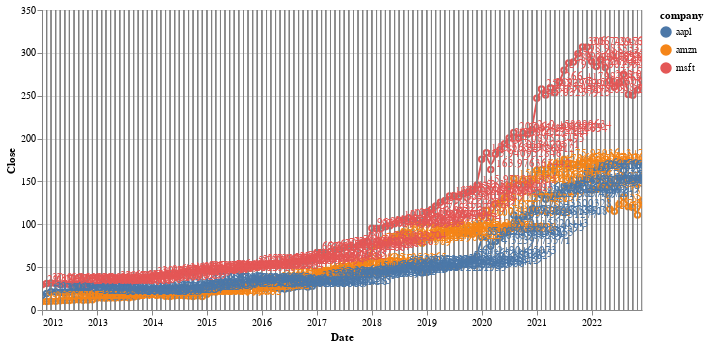

The code cell stored with this chart in its notebook:
### Markdown cell above
### Closing prices by companies

### Code cell
# selection interaction
nearest = alt.selection_single(nearest=True, on='mouseover')

# stock average monthly open value 
monthly_close_plt = alt.Chart(close_top3_nasdaq).mark_line(interpolate='basis').encode(
    alt.X('Date:T'),
    alt.Y('Close:Q', type='quantitative'),
    color='company:N'
)

# select chart
selectors = alt.Chart(close_top3_nasdaq).mark_point().encode(
    alt.X('Date:T'),
    opacity=alt.value(0),
).add_selection (
    nearest
)

# Draw points on the line, and highlight based on selection
points = monthly_close_plt.mark_point().encode(
    opacity=alt.condition(nearest, alt.value(1), alt.value(0))
)

# Draw text labels near the points, and highlight based on selection
text = monthly_close_plt.mark_text(align='left', dx=5, dy=-5).encode(
    text=alt.condition(nearest, 'Close:Q', alt.value(' '))
)

# Draw a rule at the location of the selection
rules = alt.Chart(close_top3_nasdaq).mark_rule(color='gray').encode(
    alt.X('Date:T'),
).transform_filter(
    nearest
)
                         
# 

# Put the five layers into a chart and bind the data
alt.layer(
    monthly_close_plt, selectors, points, rules, text
).properties(
    width=600
).interactive(
)

### Figure 1 — Vega-Lite specification as saved in the notebook (floating-point values rounded to 4 significant figures; data arrays with more than 128 entries replaced by an {"elided": "..."} marker saying what was removed)
{"config": {"view": {"continuousWidth": 400, "continuousHeight": 300}}, "layer": [{"mark": {"type": "line", "interpolate": "basis"}, "encoding": {"color": {"field": "company", "type": "nominal"}, "x": {"field": "Date", "type": "temporal"}, "y": {"field": "Close", "type": "quantitative"}}, "selection": {"selector010": {"type": "interval", "bind": "scales", "encodings": ["x", "y"]}}}, {"mark": "point", "encoding": {"opacity": {"value": 0}, "x": {"field": "Date", "type": "temporal"}}, "selection": {"selector009": {"type": "single", "nearest": true, "on": "mouseover"}}}, {"mark": "point", "encoding": {"color": {"field": "company", "type": "nominal"}, "opacity": {"condition": {"value": 1, "selection": "selector009"}, "value": 0}, "x": {"field": "Date", "type": "temporal"}, "y": {"field": "Close", "type": "quantitative"}}}, {"mark": {"type": "rule", "color": "gray"}, "encoding": {"x": {"field": "Date", "type": "temporal"}}, "transform": [{"filter": {"selection": "selector009"}}]}, {"mark": {"type": "text", "align": "left", "dx": 5, "dy": -5}, "encoding": {"color": {"field": "company", "type": "nominal"}, "text": {"condition": {"field": "Close", "type": "quantitative", "selection": "selector009"}, "value": " "}, "x": {"field": "Date", "type": "temporal"}, "y": {"field": "Close", "type": "quantitative"}}}], "data": {"name": "data-a28d4d8b106b51fd5ac08fa758253eb4"}, "width": 600, "$schema": "https://vega.github.io/schema/vega-lite/v4.17.0.json", "datasets": {"data-a28d4d8b106b51fd5ac08fa758253eb4": {"elided": "396 records"}}}
